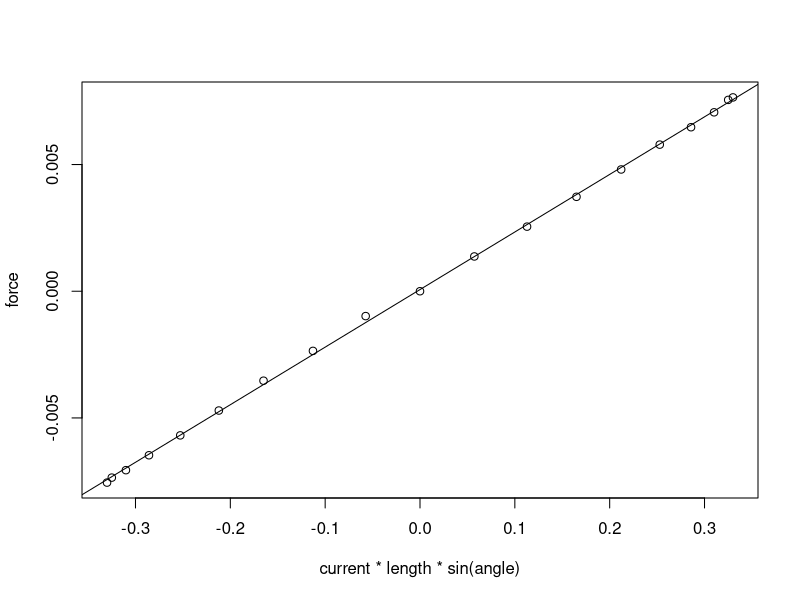
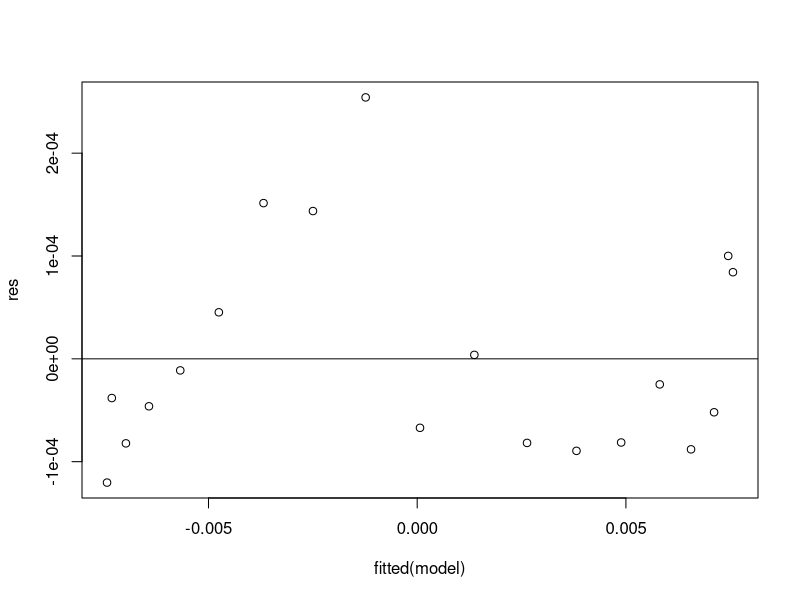
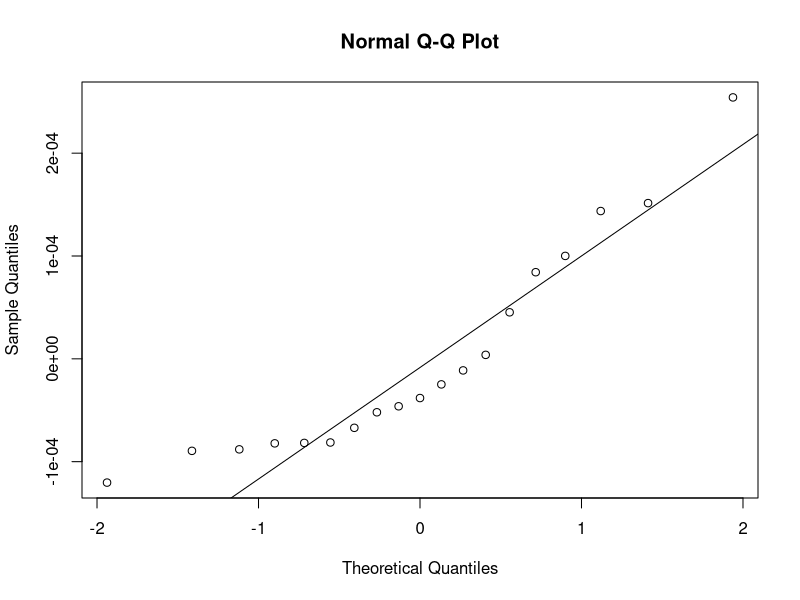
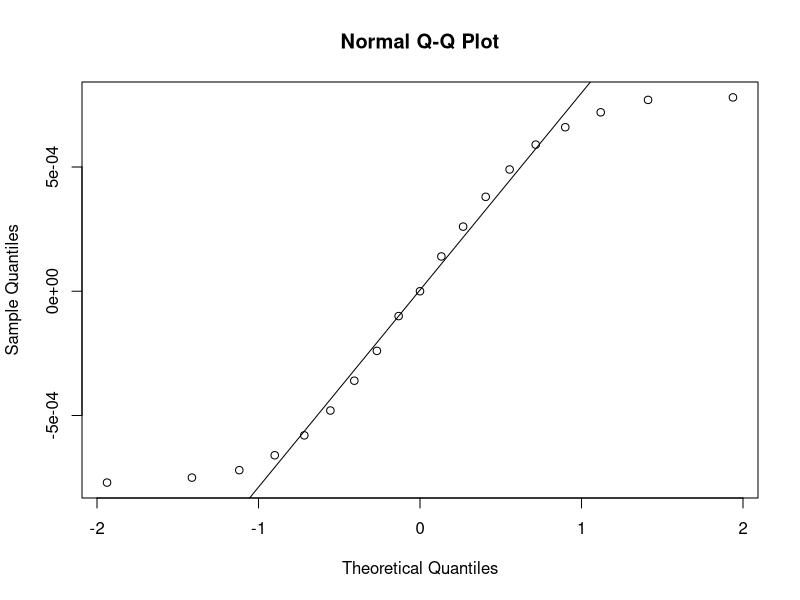
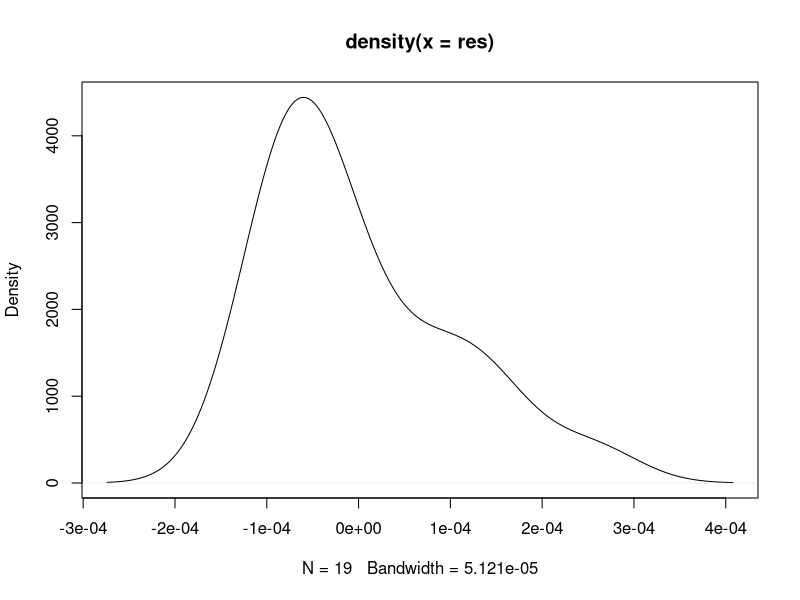
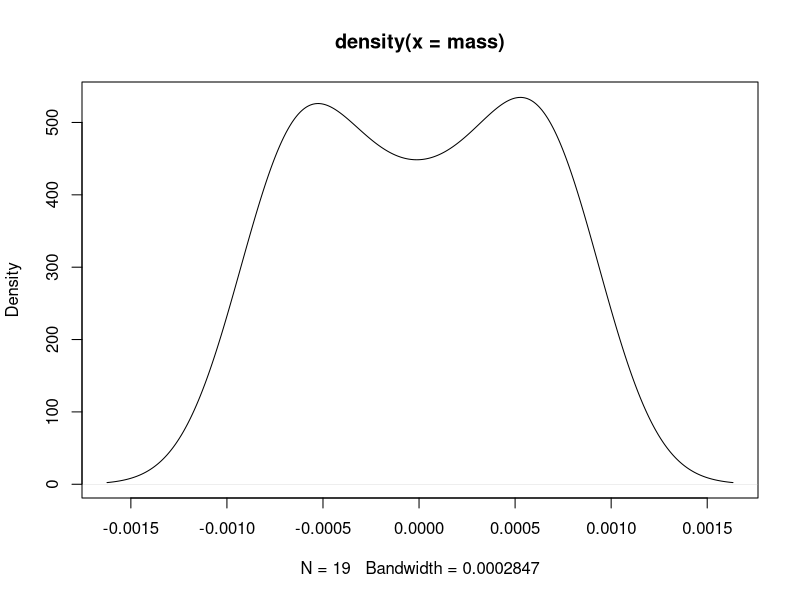
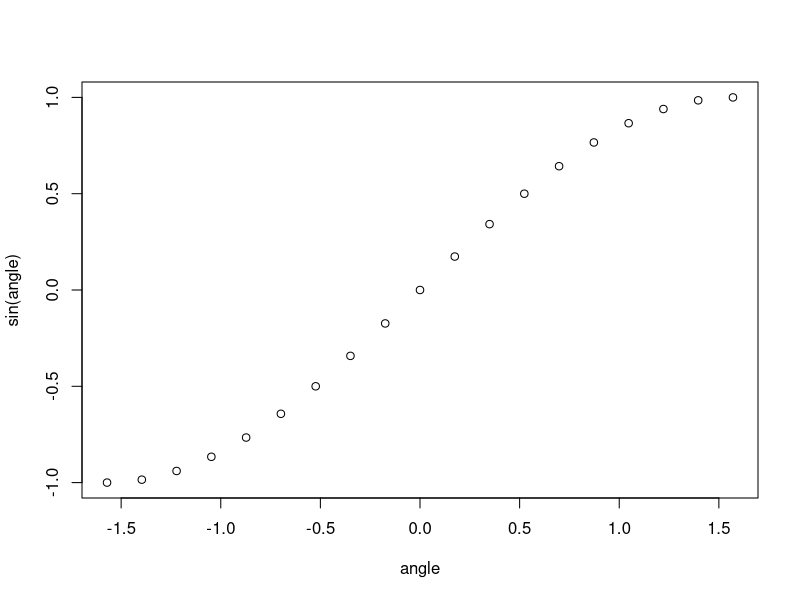

Recreate these plots in R, in order.
# Near Earth's surface, gravitational acceleration is approximately
g = 9.80665

# Data
current = 3
length = 0.11
angle = ( c(-90, -80, -70, -60, -50, -40, -30, -20, -10, 0, 10, 20, 30, 40, 50, 60, 70, 80, 90) * pi ) / 180

# Laplace Force
mass = c(-77, -75, -72, -66, -58, -48, -36, -24, -10, 0, 14, 26, 38, 49, 59, 66, 72, 77, 78) / 100000
force = mass * g

# Linear regression
model = lm(force ~ I(current * length * sin(angle)))
summary(model)

# Plots with regression line
plot(current * length * sin(angle), force)
abline(model)

# Residuals
res = resid(model)

# Residual VS Fitted plot
plot(fitted(model), res)
abline(0,0)

# Shapiro-Wilk
shapiro.test(res)
shapiro.test(mass)

# QQ-plot 
qqnorm(res)
qqline(res)

qqnorm(mass)
qqline(mass)

# Density
plot(density(res))
plot(density(mass))

# Plot sin
plot(angle, sin(angle))